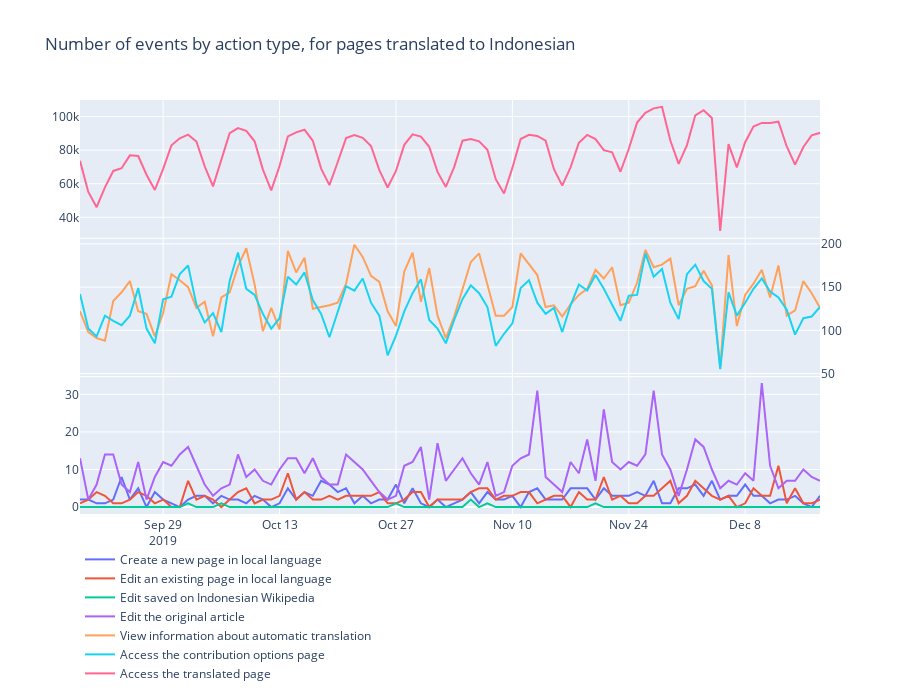

Notebook source saved alongside this figure:
### Code cell
data = [{'x': el_by_action_id.index,
    'y': el_by_action_id[col],
    'name': col
    }  for col in el_by_action_id.columns.difference(['Access the translated page', 'View information about automatic translation', 'Access the contribution options page'])] \
    + [{'x': el_by_action_id.index,
    'y': el_by_action_id[col],
    'name': col,
    'xaxis': 'x2',
    'yaxis': 'y2'
    }  for col in ['View information about automatic translation', 'Access the contribution options page']] \
    + [{'x': el_by_action_id.index,
    'y': el_by_action_id['Access the translated page'],
    'name': 'Access the translated page',
    'xaxis': 'x3',
    'yaxis': 'y3'}]
fig = {
    'data': data,
    'layout': {
        'height': 700,
        'xaxis': {'showline':True},
        'xaxis2': {'showticklabels': False, 'anchor':'y2', 'showline':True},
        'xaxis3': {'showticklabels': False, 'anchor':'y3', 'showline':True},
        'yaxis': {'domain': [0, 0.333]},
        'yaxis2': {'domain': [0.333, 0.667], 'side': 'right'}, 
        'yaxis3': {'domain': [0.667, 1]}, 
        'title': {'text': 'Number of events by action type, for pages translated to Indonesian'},
        'legend': {'x': 0, 'y': -0.42},
        'hoverlabel': {'namelength' : -1}
    }
}
plotly.offline.iplot(fig)
